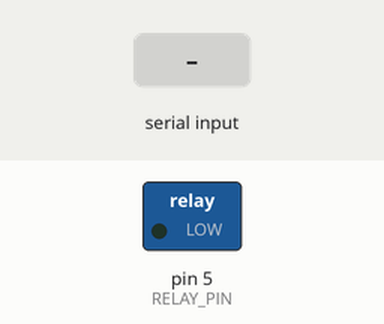
A sketch run on a simulated Arduino Uno, built with avr-gcc and run on an emulated ATmega328P. Shown: switched loads named in the sketch (green lamp = pin HIGH). Inputs (shaded band) come from the test bench.

Above: at 1.2 s.
1.3 s: "1" received over Serial
At 2.5 s:
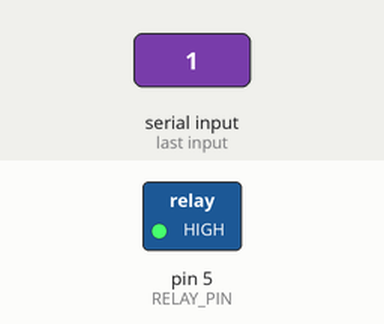
2.8 s: "0" received over Serial
At 3.8 s:
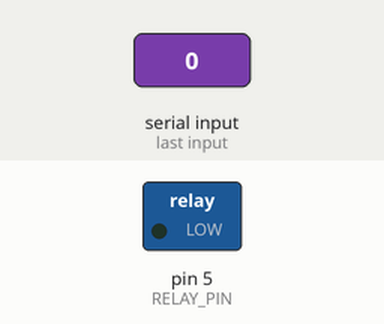
Timing chart, 0 to 5.8 s (numbered marks = the images above; inputs shaded):
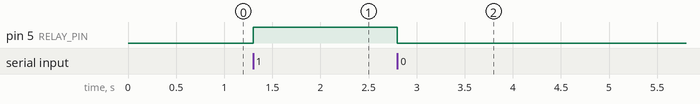

Measured:
- after the input at 1.3 s, pin 5 (RELAY_PIN): LOW → HIGH at once
- after the input at 2.8 s, pin 5 (RELAY_PIN): HIGH → LOW at once

The sketch:

sketch_apr2b.ino
```cpp
#define RELAY_PIN 5 // Définir la broche de relais

void setup() {
  pinMode(RELAY_PIN, OUTPUT);
  digitalWrite(RELAY_PIN, LOW); // Éteindre la lampe au démarrage
  Serial.begin(9600);
}

void loop() {
  if (Serial.available() > 0) {
    char command = Serial.read();
    if (command == '1') {
      digitalWrite(RELAY_PIN, HIGH); // Allumer la lampe
    } else if (command == '0') {
      digitalWrite(RELAY_PIN, LOW); // Éteindre la lampe
    }
  }
}
```
